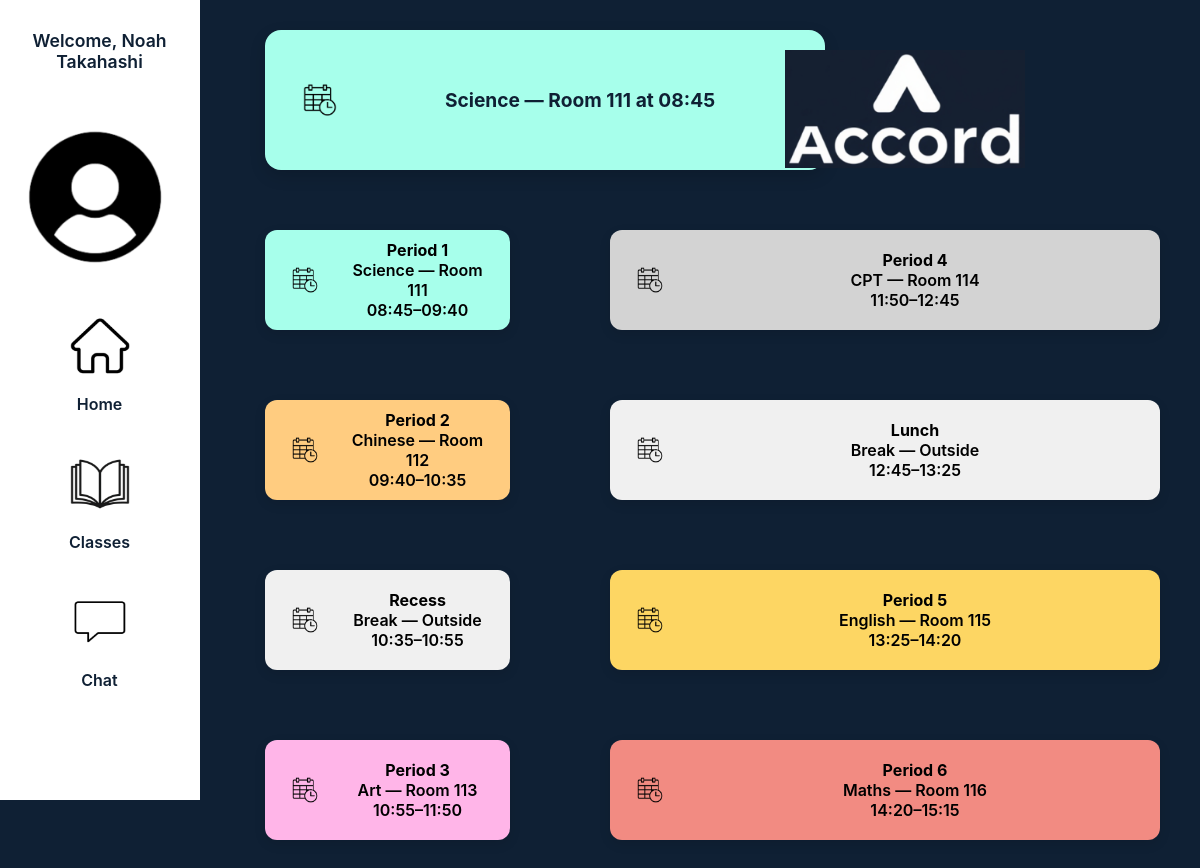
The app's page /classes (signed in) with its own data.
### tables this page shows
CREATE TABLE users (
    userID INTEGER PRIMARY KEY,
    name TEXT,
    email TEXT,
    password TEXT
, groupID INTEGER, role TEXT, subject TEXT);

CREATE TABLE timetable (
            id INTEGER PRIMARY KEY AUTOINCREMENT,
            groupID INTEGER,
            day TEXT,
            period INTEGER,
            subject TEXT,
            location TEXT,
            startTime TEXT,
            endTime TEXT,
            FOREIGN KEY (groupID) REFERENCES groups(groupID)
        );

### main.py (the view)
@app.route('/classes')
@login_required
def classes():
    user_id = session['userID']
    user = dbHandler.get_user_by_id(user_id)
    now = datetime.now()
    current_day = now.strftime('%A')
    current_time = now.strftime('%H:%M')
    if current_day in ['Saturday', 'Sunday']:
        current_day = 'Monday'
    if user['role'] == 'student':
        group_id = user['groupID']
        full_schedule = dbHandler.get_group_timetable(group_id)
    elif user['role'] == 'teacher':
        subject = user['subject']
        full_schedule = dbHandler.get_teacher_timetable(subject)
    else:
        full_schedule = []
    today_schedule = [entry for entry in full_schedule if entry[0] == current_day]
    subject_colors = {
        'Maths': '#f28b82',
        'English': '#fdd663',
        'Science': '#a7ffeb',
        'PDHPE': '#ccff90',
        'CPT': '#d3d3d3',
        'French': '#ffd6a5',
        'Food Technology': '#999999',
        'Drama': '#d7aefb',
        'Art': '#ffb5e8',
        'Engineering': '#e6ccb2',
        'German': '#a5d6a7',
        'Chinese': '#ffcc80',
        'Japanese': '#e1bee7',
        'Break': '#f0f0f0'
    }
    current_or_next = get_current_or_next_class(today_schedule)
    if current_or_next:
        current_or_next['color'] = subject_colors.get(current_or_next['subject'], '#f0f0f0')
    recess = {
        'label': 'Recess',
        'subject': 'Break',
        'location': 'Outside',
        'start': '10:35',
        'end': '10:55',
        'color': subject_colors['Break']
    }
    lunch = {
        'label': 'Lunch',
        'subject': 'Break',
        'location': 'Outside',
        'start': '12:45',
        'end': '13:25',
        'color': subject_colors['Break']
    }
    slots = {
        period: {
            'label': f'Period {period}',
            'subject': subject,
            'location': location,
            'start': start,
            'end': end,
            'color': subject_colors.get(subject, '#ddd')
        }
        for (_, period, subject, location, start, end) in today_schedule
    }
    schedule_left = [slots.get(1), slots.get(2), recess, slots.get(3)]
    schedule_right = [slots.get(4), lunch, slots.get(5), slots.get(6)]
    return render_template('classes.html',
                           current_class=current_or_next,
                           schedule_left=schedule_left,
                           schedule_right=schedule_right)

### database_manager.py (called while the page is built)
def get_connection():
    return sqlite3.connect(DB_PATH)

def get_group_timetable(group_id):
    conn = get_connection()
    cursor = conn.cursor()
    cursor.execute("""
        SELECT day, period, subject, location, startTime, endTime
        FROM timetable
        WHERE groupID = ?
        ORDER BY day, period
    """, (group_id,))
    schedule = cursor.fetchall()
    conn.close()
    return schedule

def get_user_by_id(user_id):
    conn = get_connection()
    cursor = conn.cursor()
    cursor.execute("SELECT userID, name, role, groupID, subject FROM users WHERE userID = ?", (user_id,))
    row = cursor.fetchone()
    conn.close()
    if row:
        return {
            'userID': row[0],
            'name': row[1],
            'role': row[2],
            'groupID': row[3],
            'subject': row[4]
        }
    return None

### main.py (called while the page is built)
def login_required(f):
    @wraps(f)
    def decorated_function(*args, **kwargs):
        if 'userID' not in session:
            return redirect(url_for('login'))
        return f(*args, **kwargs)
    return decorated_function

def get_current_or_next_class(today_schedule):
    now = datetime.now().strftime('%H:%M')
    for entry in today_schedule:
        _, period, subject, location, start, end = entry
        if start <= now <= end:
            return {
                'subject': subject,
                'location': location,
                'time': start,
                'status': 'Now'
            }
        elif now < start:
            return {
                'subject': subject,
                'location': location,
                'time': start,
                'status': 'Next'
            }
    return None

### templates/classes.html (shortened to what this page needs)
{% extends 'layout.html' %}
{% block content %}
  <div class="logo-classes-page">
    <img src="{{ url_for('static', filename='images/Accord.png') }}" alt="Accord Logo">
  </div>
<div class="nextclass" style="background-color: {{ current_class.color | default('#f0f0f0') }};">
    <img src="{{ url_for('static', filename='images/timetableicon.png') }}" alt="Icon" class="nextclass-icon">
    {% if current_class %}
      <div class="nextclass-text">
        {{ current_class.subject }} — {{ current_class.location }} at {{ current_class.time }}
      </div>
    {% else %}
      <div class="nextclass-text">No more classes today</div>
    {% endif %}
  </div>
  <div class="schedule-wrapper">
    <div class="schedule-left">
      {% for slot in schedule_left %}
<div class="schedule-box" style="background-color: {{ slot.color | default('#eee') }} !important;">
        <img src="{{ url_for('static', filename='images/timetableicon.png') }}" alt="Icon" class="schedule-icon">
        <div class="schedule-text">
          {% if slot %}
            <strong>{{ slot.label }}</strong><br>
            {{ slot.subject }} — {{ slot.location }}<br>
            {{ slot.start }}–{{ slot.end }}
          {% else %}
            <em>Unavailable</em>
          {% endif %}
        </div>
      </div>
      {% endfor %}
    </div>
<div class="schedule-right">
  {% for slot in schedule_right %}
    {% if slot %}
<div class="schedule-box" style="background-color: {{ slot.color | default('#eee') }} !important;">
        <img src="{{ url_for('static', filename='images/timetableicon.png') }}" alt="Icon" class="schedule-icon">
        <div class="schedule-text">
          <strong>{{ slot.label }}</strong><br>
          {{ slot.subject }} — {{ slot.location }}<br>
          {{ slot.start }}–{{ slot.end }}
        </div>
      </div>
    {% endif %}
  {% endfor %}
</div>
    </div>
{% endblock %}

### templates/partials/menu.html
<div class="sidebar">
  {% if session.name %}
    <div class="user-greeting">
      <span>Welcome, {{ session.name }}</span>
    </div>
  {% endif %}
<div class="user_icon">
  <a href="{% if session.name %}/profile{% else %}/login{% endif %}">
    <img src="{{ url_for('static', filename='images/user.png') }}" alt="User Icon" style="height:210px; width:150px">
  </a>
</div>
  <ul class="nav-list">
    <li>
      <a href="/">
        <img src="{{ url_for('static', filename='images/home.png') }}" alt="Home Icon">
        <span>Home</span>
      </a>
    </li>
    <li>
      <a href="/classes">
        <img src="{{ url_for('static', filename='images/timetable.png') }}" alt="Classes Icon">
        <span>Classes</span>
      </a>
    </li>
    <li>
      <a href="/chat">
        <img src="{{ url_for('static', filename='images/messages.png') }}" alt="Chat Icon">
        <span>Chat</span>
      </a>
    </li>
  </ul>
</div>

### static/css/style.css (style rules this page uses)
.sidebar { width: 200px; height: 100vh; background-color: white; border-right: 1px solid #ffffff; padding: 20px; box-sizing: border-box; position: fixed; left: 0; top: 0; }
.nav-list { display: flex; flex-direction: column; justify-content: space-around; align-items: center; height: 50%; padding: 0; margin: 0; list-style: none; }
.nav-list li { margin-bottom: 30px; list-style-type: none; }
.nav-list a { display: flex; flex-direction: column; align-items: center; text-decoration: none; color: #0f2034; font-weight: 600; gap: 8px; }
.nav-list img { width: 60px; height: 80px; }
.schedule-wrapper { display: flex; margin-left: 225px; padding: 40px; gap: 100px; align-items: flex-start; }
.schedule-left, .schedule-right { display: flex; flex-direction: column; gap: 70px; }
.schedule-left { margin-top: 20px; flex: 1; }
.schedule-right { width: 550px; margin-top: 20px; }
.schedule-box { border-radius: 12px; padding: 20px; height: 100px; font-size: 1rem; font-weight: 600; color: #000000; box-shadow: 0 4px 12px rgba(0, 0, 0, 0.1); display: flex; align-items: center; justify-content: flex-start; gap: 20px; }
.schedule-text { flex: 1; text-align: center; }
.schedule-icon { width: 40px; height: 40px; object-fit: contain; flex-shrink: 0; }
.nextclass { background-color: #ffe680; border-radius: 16px; padding: 30px; height: 140px; width: 560px; margin-left: 265px; margin-top: 30px; font-size: 1.2rem; font-weight: 700; color: #0f2034; box-shadow: 0 6px 16px rgba(0, 0, 0, 0.15); display: flex; align-items: center; gap: 20px; }
.nextclass-icon { width: 50px; height: 50px; object-fit: contain; flex-shrink: 0; }
.nextclass-text { flex: 1; text-align: center; }
html, body { height: 100%; overflow: hidden; }
.user-greeting { text-align: center; font-weight: 600; font-size: 1.1rem; color: #0f2034; margin-bottom: 10px; padding: 10px 0; }

### static/css/base.css (style rules this page uses)
* { margin: 0; padding: 0; box-sizing: border-box; }
html, body { height: 100%; overflow: hidden; background: #0f2034; font-family: "Inter", sans-serif; font-size: 1rem; }

### static/css/layout.css (style rules this page uses)
.sidebar { width: 200px; height: 100vh; background-color: white; border-right: 1px solid #ffffff; padding: 20px; box-sizing: border-box; position: fixed; left: 0; top: 0; }
.nav-list { display: flex; flex-direction: column; justify-content: space-around; align-items: center; height: 50%; padding: 0; margin: 0; list-style: none; }
.nav-list li { margin-bottom: 30px; list-style-type: none; }
.nav-list a { display: flex; flex-direction: column; align-items: center; text-decoration: none; color: #0f2034; font-weight: 600; gap: 8px; }
.nav-list img { width: 60px; height: 80px; }
.nextclass-icon { width: 50px; height: 50px; object-fit: contain; flex-shrink: 0; }
.nextclass-text { flex: 1; text-align: center; }

### static/css/schedule.css (style rules this page uses)
.schedule-wrapper { display: flex; margin-left: 225px; padding: 40px; gap: 100px; align-items: flex-start; }
.schedule-left, .schedule-right { display: flex; flex-direction: column; gap: 70px; }
.schedule-left { margin-top: 20px; flex: 1; }
.schedule-right { width: 550px; margin-top: 20px; }
.schedule-box { border-radius: 12px; padding: 20px; height: 100px; font-size: 1rem; font-weight: 600; color: #000000; box-shadow: 0 4px 12px rgba(0, 0, 0, 0.1); display: flex; align-items: center; justify-content: flex-start; gap: 20px; }
.schedule-text { flex: 1; text-align: center; }
.schedule-icon { width: 40px; height: 40px; object-fit: contain; flex-shrink: 0; }
.nextclass-icon { width: 50px; height: 50px; object-fit: contain; flex-shrink: 0; }
.nextclass-text { flex: 1; text-align: center; }
.nextclass { background-color: #ffe680; border-radius: 16px; padding: 30px; height: 140px; width: 560px; font-size: 1.2rem; font-weight: 700; color: #0f2034; box-shadow: 0 6px 16px rgba(0, 0, 0, 0.15); display: flex; align-items: center; gap: 20px; }
.logo-classes-page { position: absolute; margin-right: 40px; margin-top: 20px; right: 135px; width: 240px; }
.logo-classes-page img { width: 100%; height: auto; }
.nextclass { transition: background-color 0.3s ease; }

### static/css/login.css (style rules this page uses)
.user-greeting { text-align: center; font-weight: 600; font-size: 1.1rem; color: #0f2034; margin-bottom: 10px; padding: 10px 0; }

### static/css/home.css (style rules this page uses)
.nextclass-icon { width: 50px; height: 50px; object-fit: contain; flex-shrink: 0; }
.nextclass-text { flex: 1; text-align: center; }

### records on screen
users: name "Noah Takahashi"
timetable: subject "Science", location "Room 111", time "08:45", label "Period 1", start "08:45", end "09:40"
timetable: label "Period 2", subject "Chinese", location "Room 112", start "09:40", end "10:35"
timetable: label "Period 3", subject "Art", location "Room 113", start "10:55", end "11:50"
timetable: label "Period 4", subject "CPT", location "Room 114", start "11:50", end "12:45"
timetable: label "Period 5", subject "English", location "Room 115", start "13:25", end "14:20"
timetable: label "Period 6", subject "Maths", location "Room 116", start "14:20", end "15:15"

### other values on screen
{{ slot.label }} "Recess"
{{ slot.subject }} "Break"
{{ slot.location }} "Outside"
{{ slot.start }} "10:35"
{{ slot.end }} "10:55"
{{ slot.label }} "Lunch"
{{ slot.start }} "12:45"
{{ slot.end }} "13:25"
